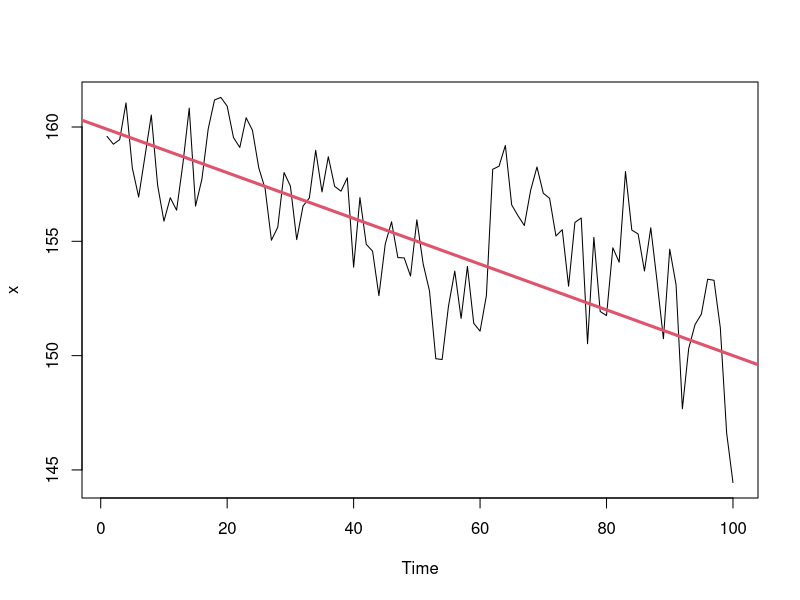
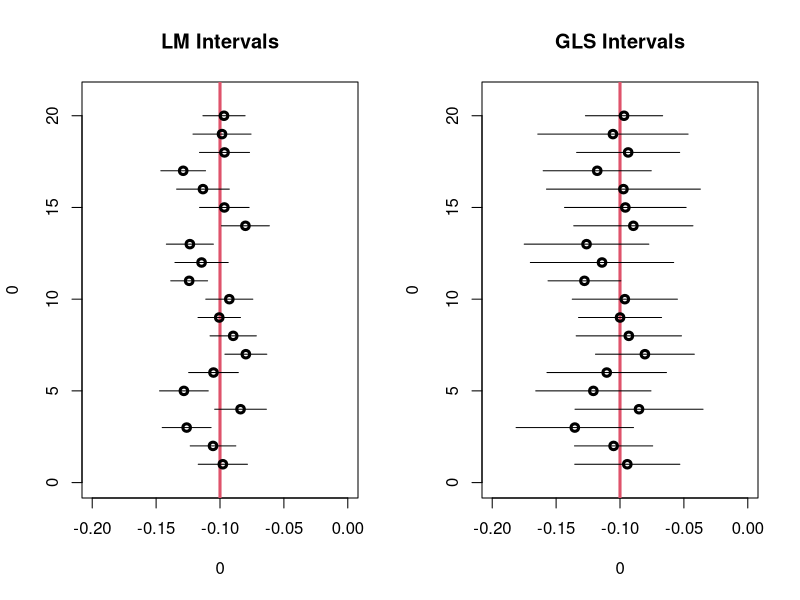

The R script that drew these images, in order:
#### Alice, weight loss ####

INTERCEPT <- 160 #Initial weight
SLOPE <- -0.1 #Diet's weight loss per day 
SAMPLE_SIZE <- 100 #Number of days

SIGMA_NOISE <- 2 #Standard deviation of the white noise

#Generate AR with alpha=0.7, sigma_w=SIGMA_NOISE
w <- arima.sim(model=list(ar=c(.7)),
               n = SAMPLE_SIZE,
               sd=SIGMA_NOISE)

#Time covariates
tt <- 1:SAMPLE_SIZE

#Alice's Weight
x <- INTERCEPT + SLOPE*tt + w

#Plot change in time
ts.plot(x)

#Add main trend to the plot
abline(a = INTERCEPT, b=SLOPE, col=2, lwd=3)

#Fit LM
lm.temp <- lm(x~tt)

#Fit GLS with AR alpha=0.7
library(nlme) #load the package first
gls.temp <- gls(x~tt,correlation = corAR1(0.7)) #fit gls
summary(gls.temp) #display summary

coef(gls.temp)
confint(gls.temp,parm = "tt") #display conf interval

#### Everyone ####

# repeat the previous experiment with 20 different people
# each time, fit lm and gls
# store the fitted coefficients and the intervals
# display intervals and fits using lm and gls separately

lmIntervals <- matrix(NA,nrow=20,ncol=3)
glsIntervals <- matrix(NA,nrow=20,ncol=3)

for(temp.counter in 1:20){
  
  #generate current dataset
  random.intercept <- runif(1,min=120,160)
  w <- arima.sim(model=list(ar=c(.7)),
                 n = SAMPLE_SIZE,
                 sd=SIGMA_NOISE)
  tt <- 1:SAMPLE_SIZE
  x <- random.intercept + SLOPE*tt + w
  
  #fit lm and gls to the current dataset
  lm.temp <- lm(x~tt)
  gls.temp <- gls(x~tt,correlation = corAR1(0.7)) #fit gls
  
  #Store lm coefficients and the intervals
  lmIntervals[temp.counter,1] <- coef(lm.temp)[2]
  temp.conf <- confint(lm.temp,parm = "tt")
  lmIntervals[temp.counter,2:3] <- temp.conf
  
  #Store gls coefficients and the intervals
  glsIntervals[temp.counter,1] <- coef(gls.temp)[2]
  temp.conf <- confint(gls.temp,parm = "tt")
  glsIntervals[temp.counter,2:3] <- temp.conf
  
}

## Plot LM intervals on left, and GLS intervals on right

par(mfrow=c(1,2)) #change plotting settings

plot(0,0,type='n',xlim=c(-0.2,0),ylim=c(0,21),main="LM Intervals") #prep plot
abline(v=SLOPE,col=2,lwd=3)

for(temp.counter in 1:20){
  
  points(lmIntervals[temp.counter,1],temp.counter,lwd=3)
  lines(lmIntervals[temp.counter,2:3],c(temp.counter,temp.counter))
  
}

plot(0,0,type='n',xlim=c(-0.2,0),ylim=c(0,21),main="GLS Intervals") #prep plot
abline(v=SLOPE,col=2,lwd=3)

for(temp.counter in 1:20){
  
  points(glsIntervals[temp.counter,1],temp.counter,lwd=3)
  lines(glsIntervals[temp.counter,2:3],c(temp.counter,temp.counter))
  
}